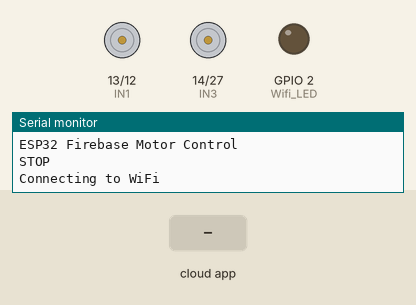
Bench run of a sketch on a simulated ESP32. Parts: motor-driver pin pairs drawn as motors (green arrow = first pin HIGH = forward, orange = second pin HIGH = backward, longer = more drive), output pins drawn as LEDs (lit = HIGH), the last lines printed to the serial monitor. Inputs (shaded band) come from the test bench. WiFi joins after 1.5 s; servers stay silent unless stated; the Firebase database answers and starts empty.

Above: at 0.1 s.
At 3.1 s:
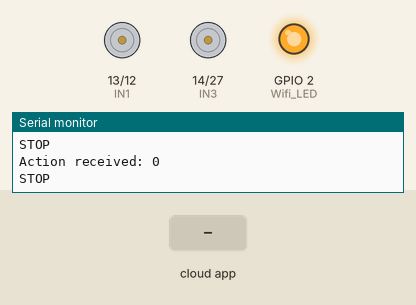
3.2 s: the phone or cloud app sets action to 1
At 4.3 s:
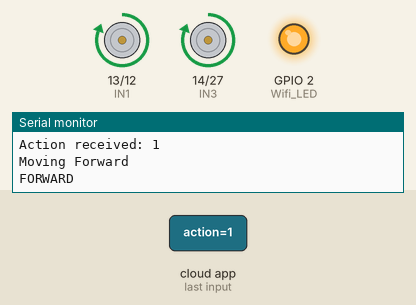
Timing chart, 0 to 9.0 s (numbered marks = the images above; inputs shaded):
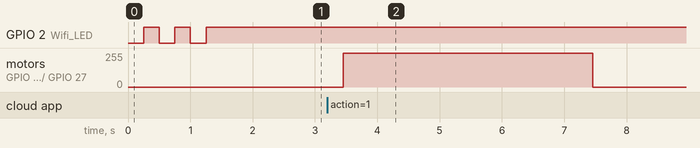

Measured:
- after the input at 3.2 s, motor on GPIO 13 (IN1) / GPIO 12 (IN2), motor on GPIO 14 (IN3) / GPIO 27 (IN4): stopped → forward 255/255 after 0.25 s, → stopped 4.0 s later

The sketch:

esp32_robot_control.ino
```cpp
#include <WiFi.h>
#include <FirebaseESP32.h>

// ======================= WIFI CONFIG =========================
#define WIFI_SSID "YOUR_WIFI_NAME"
#define WIFI_PASSWORD "YOUR_WIFI_PASSWORD"

// ======================= FIREBASE CONFIG =====================
#define API_KEY "YOUR_FIREBASE_API_KEY"
#define DATABASE_URL "YOUR_FIREBASE_DATABASE_URL"

// Firebase auth
#define USER_EMAIL "YOUR_FIREBASE_EMAIL"
#define USER_PASSWORD "YOUR_FIREBASE_PASSWORD"

// Firebase objects
FirebaseData fbdo;
FirebaseAuth auth;
FirebaseConfig config;

// ======================= PINS ===============================
#define Wifi_LED 2

// Left Motor
#define IN1 13
#define IN2 12

// Right Motor
#define IN3 14
#define IN4 27

// ======================= ROBOT PARAMS =======================
#define WHEEL_RADIUS_CM 10.0
#define MOTOR_RPM 45.0
#define MOVE_TIME_SEC 4.0

float position_cm = 0.0;

// ======================= SETUP ===============================
void setup() {

  Serial.begin(115200);
  Serial.println("\nESP32 Firebase Motor Control");

  pinMode(IN1, OUTPUT);
  pinMode(IN2, OUTPUT);
  pinMode(IN3, OUTPUT);
  pinMode(IN4, OUTPUT);
  pinMode(Wifi_LED, OUTPUT);

  stp();

  // WiFi Connection
  WiFi.begin(WIFI_SSID, WIFI_PASSWORD);
  Serial.print("Connecting to WiFi");

  while (WiFi.status() != WL_CONNECTED) {
    digitalWrite(Wifi_LED, LOW);
    delay(250);
    digitalWrite(Wifi_LED, HIGH);
    delay(250);
  }

  digitalWrite(Wifi_LED, HIGH);

  Serial.println("\nWiFi Connected");
  Serial.println(WiFi.localIP());

  // Firebase Configuration
  config.api_key = API_KEY;
  config.database_url = DATABASE_URL;

  auth.user.email = USER_EMAIL;
  auth.user.password = USER_PASSWORD;

  Firebase.begin(&config, &auth);
  Firebase.reconnectWiFi(true);

  // Initialize Firebase values
  Firebase.RTDB.setInt(&fbdo, "/action", 0);
  Firebase.RTDB.setInt(&fbdo, "/detection", 1);
  Firebase.RTDB.setFloat(&fbdo, "/position_cm", position_cm);

  Serial.println("Firebase Connected");
}

// ======================= LOOP ================================
void loop() {

  if (!Firebase.RTDB.getInt(&fbdo, "/action")) {
    Serial.println(fbdo.errorReason());
    delay(500);
    return;
  }

  int action = fbdo.intData();

  Serial.print("Action received: ");
  Serial.println(action);

  switch (action) {

    case 0:
      stp();
      break;

    case 1: {

      Serial.println("Moving Forward");

      fwd();

      delay(MOVE_TIME_SEC * 1000);

      stp();

      // Distance Calculation
      float circumference = 2 * 3.1416 * WHEEL_RADIUS_CM;
      float speed_cm_sec = circumference * (MOTOR_RPM / 60.0);
      float distance = speed_cm_sec * MOVE_TIME_SEC;

      position_cm += distance;

      Firebase.RTDB.setFloat(&fbdo, "/position_cm", position_cm);
      Firebase.RTDB.setInt(&fbdo, "/detection", 1);
      Firebase.RTDB.setInt(&fbdo, "/action", 0);

      Serial.print("Distance updated: ");
      Serial.println(position_cm);

      break;
    }

    case 2:
      bwd();
      break;

    case 3:
      leftTurn();
      break;

    case 4:
      rightTurn();
      break;

    default:
      stp();
      break;
  }

  delay(300);
}

// ======================= MOTOR FUNCTIONS =====================

// Stop Motors
void stp() {

  digitalWrite(IN1, LOW);
  digitalWrite(IN2, LOW);
  digitalWrite(IN3, LOW);
  digitalWrite(IN4, LOW);

  Serial.println("STOP");
}

// Move Forward
void fwd() {

  digitalWrite(IN1, HIGH);
  digitalWrite(IN2, LOW);

  digitalWrite(IN3, HIGH);
  digitalWrite(IN4, LOW);

  Serial.println("FORWARD");
}

// Move Backward
void bwd() {

  digitalWrite(IN1, LOW);
  digitalWrite(IN2, HIGH);

  digitalWrite(IN3, LOW);
  digitalWrite(IN4, HIGH);

  Serial.println("BACKWARD");
}

// Turn Left
void leftTurn() {

  digitalWrite(IN1, LOW);
  digitalWrite(IN2, LOW);

  digitalWrite(IN3, HIGH);
  digitalWrite(IN4, LOW);

  Serial.println("LEFT TURN");
}

// Turn Right
void rightTurn() {

  digitalWrite(IN1, HIGH);
  digitalWrite(IN2, LOW);

  digitalWrite(IN3, LOW);
  digitalWrite(IN4, LOW);

  Serial.println("RIGHT TURN");
}
```
